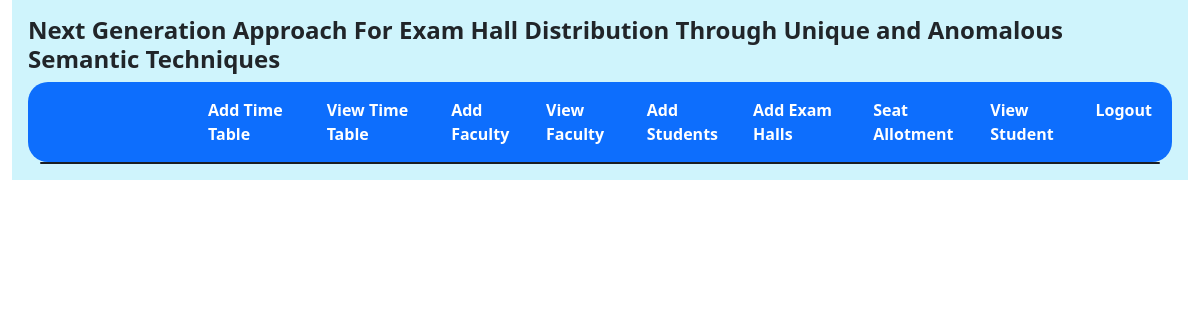
The page /viewfaculty on the database as committed earlier.
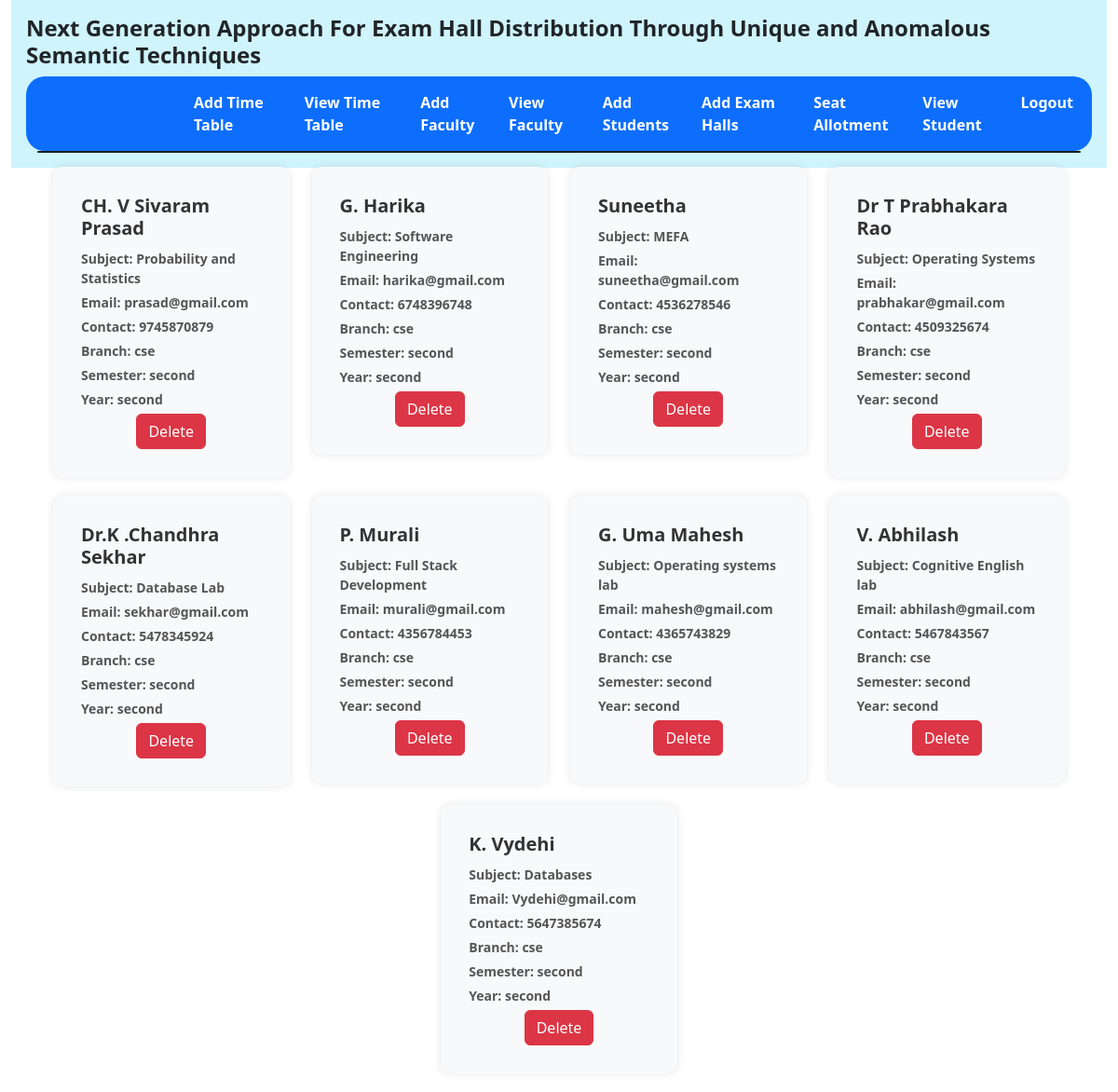
The same page on the database as committed later.
### adminapp/models.py (models this page shows)
class AddFaculty(models.Model):
    name = models.CharField(max_length=10, null=True)
    email = models.EmailField(max_length=10, null=True)
    contact = models.CharField(max_length=10, null=True)
    branch = models.CharField(max_length=10, null=True)
    subject = models.CharField(max_length=10, null=True)
    semester = models.CharField(max_length=10, null=True)
    year = models.CharField(max_length=10, null=True)
    image = models.FileField(
        upload_to=os.path.join("static", "faculty"))
    profilename = models.CharField(null=True, max_length=50)
    password = models.CharField(max_length=20, null=True)
    class Meta:
        db_table = "Addfaculty"

### adminapp/views.py (the view)
# urls.py: path('viewfaculty', views.viewfaculty, name="viewfaculty"),
def viewfaculty(req):
    all_faculty = AddFaculty.objects.all()
    return render(req, VIEWFACULTYPAGE, {'all_faculties': all_faculty})

### templates/viewfaculty.html (shortened to what this page needs)
{% extends "adminhome.html" %}
{% block content %}
<div class="card-img-overlay">
    <div class="row justify-content-center">
        {% for i in all_faculties %}
        <div class="col-md-3">
            <div class="faculty-card">
                <div class="faculty-card-body">
                    <h6 class="faculty-card-title">{{ i.name }}</h6>
                    <b><p class="faculty-card-details">Subject: {{i.subject}}</p>
                    <p class="faculty-card-details">Email: {{ i.email }}</p>
                    <p class="faculty-card-details">Contact: {{i.contact}}</p>
                    <p class="faculty-card-details">Branch: {{ i.branch }}</p>
                    <p class="faculty-card-details">Semester: {{i.semester}}</p>
                    <p class="faculty-card-details">Year: {{i.year}}</p></b>
                    <center><a href="{% url 'deletefaculty' i.id %}" class="btn btn-danger">Delete</a></center>
                </div>
            </div>
        </div>
        {% endfor %}
    </div>
</div>
{% endblock %}

### templates/adminhome.html (shortened to what this page needs)
{% load static %}
<!DOCTYPE html>
<html lang="en">
<head>
    <link href="https://cdn.jsdelivr.net/npm/bootstrap@5.3.2/dist/css/bootstrap.min.css" rel="stylesheet"
>
</head>
<body>
    <div class="container-xxl">
        <div class="p-3 mb-5 bg-info-subtle text-emphasis-info">
            <h4><b>Next Generation Approach For Exam Hall Distribution Through Unique and Anomalous Semantic Techniques</b></h4>
            <nav class="navbar bg-primary navbar-expand-lg" data-bs-theme="dark" style="border-radius:20px;">
                <div class="container-fluid">
                    <div class="collapse navbar-collapse" id="navbarText" style="margin-left:10rem;">
                        <ul class="navbar-nav me-auto mb-5 mb-lg-0">
                            <li class="nav-item">
                                <a class="nav-link active" aria-current="page" href="{% url 'addtimetable' %}"><b>Add
                                        Time Table</b></a>
                            </li>
                            <li class="nav-item">
                                <a class="nav-link active" aria-current="page" href="{% url 'viewtimetable' %}"><b>View
                                        Time Table</b></a>
                            </li>
                            <li class="nav-item">
                                <a class="nav-link active" aria-current="page" href="{% url 'addfaculty' %}"><b>Add
                                        Faculty</b></a>
                            </li>
                            <li class="nav-item">
                                <a class="nav-link active" aria-current="page" href="{% url 'viewfaculty' %}"><b>View
                                        Faculty</b></a>
                            </li>
                            <li class="nav-item">
                                <a class="nav-link active" aria-current="page" href="{% url 'addstudents' %}"><b>Add
                                        Students</b></a>
                            </li>
                            <li class="nav-item">
                                <a class="nav-link active" href="{% url 'addexamhalls' %}"><b>Add Exam Halls</b></a>
                            </li>
                            <li class="nav-item">
                                <a class="nav-link active" href="{% url 'setseatallotment' %}"><b>Seat Allotment</b></a>
                            </li>
                            <li class="nav-item">
                                <a class="nav-link active" href="{% url 'viewstudents' %}"><b>View Student</b></a>
                            </li>
                            <li class="nav-item">
                                <a class="nav-link active" href="{% url 'index' %}"><b>Logout</b></a>
                            </li>
                        </ul>
                    </div>
                </div>
            </nav>
            <div class="container-xxl">
                <div class="card text-bg-dark">
                    {% block content %}{% endblock %}
                </div>
            </div>
        </div>
    </div>
</body>
</html>

### templates/viewfaculty.html (style rules this page uses)
.faculty-card { background-color: #f8f9fa; border-radius: 10px; box-shadow: 0 0 10px rgba(0, 0, 0, 0.1); margin-bottom: 20px; }
.faculty-card-body { padding: 30px; }
.faculty-card-title { font-size: 20px; font-weight: bold; color: #333; margin-bottom: 10px; }
.faculty-card-details { font-size: 14px; color: #555; margin-bottom: 5px; }

Rows that differ between the two databases and show on the page:
added AddFaculty: name "CH. V Sivaram Prasad", subject "Probability and Statistics", email "prasad@gmail.com", contact "9745870879", branch "cse", semester "second", year "second"
added AddFaculty: name "G. Harika", subject "Software Engineering", email "harika@gmail.com", contact "6748396748", branch "cse", semester "second", year "second"
added AddFaculty: name "Suneetha", subject "MEFA", email "suneetha@gmail.com", contact "4536278546", branch "cse", semester "second", year "second"
added AddFaculty: name "Dr T Prabhakara Rao", subject "Operating Systems", email "prabhakar@gmail.com", contact "4509325674", branch "cse", semester "second", year "second"
added AddFaculty: name "Dr.K .Chandhra Sekhar", subject "Database Lab", email "sekhar@gmail.com", contact "5478345924", branch "cse", semester "second", year "second"
added AddFaculty: name "P. Murali", subject "Full Stack Development", email "murali@gmail.com", contact "4356784453", branch "cse", semester "second", year "second"
added AddFaculty: name "G. Uma Mahesh", subject "Operating systems lab", email "mahesh@gmail.com", contact "4365743829", branch "cse", semester "second", year "second"
added AddFaculty: name "V. Abhilash", subject "Cognitive English lab", email "abhilash@gmail.com", contact "5467843567", branch "cse", semester "second", year "second"
added AddFaculty: name "K. Vydehi", subject "Databases", email "Vydehi@gmail.com", contact "5647385674", branch "cse", semester "second", year "second"
